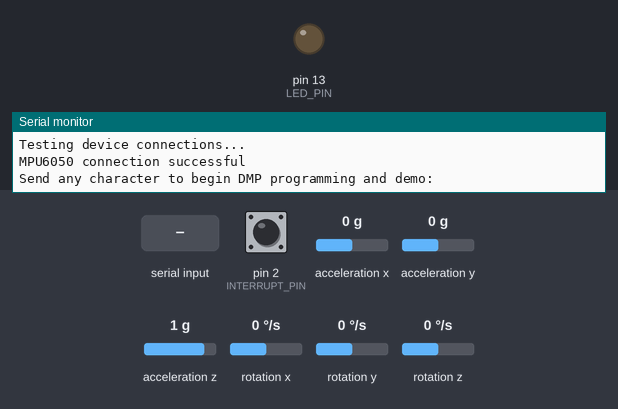
Bench run of a sketch on a simulated Arduino Leonardo, built with avr-gcc and run on an emulated ATmega32U4. On the bench: output pins drawn as LEDs (lit = HIGH), the last lines printed to the serial monitor. Dashed ring = blinking. The test bench sets the inputs (shaded band); at power-on: acceleration x 0 g, rotation z 0 °/s, acceleration z 1 g, acceleration y 0 g, pin 2 (INTERRUPT_PIN) LOW, rotation x 0 °/s, rotation y 0 °/s. The sensor or clock chip raises its interrupt line as the real part does.

Above: at 0.8 s.
0.9 s: "1\n" received over Serial
At 1.58 s:
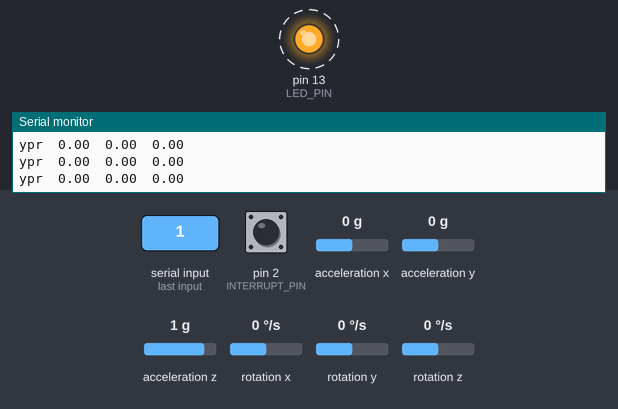
3.9 s: acceleration x set to -1.4 g
6.9 s: rotation z set to 100 °/s
9.9 s: acceleration z set to -1.4 g
12.9 s: acceleration y set to -1.4 g
Timing chart, 0 to 19.9 s (numbered marks = the images above; inputs shaded):
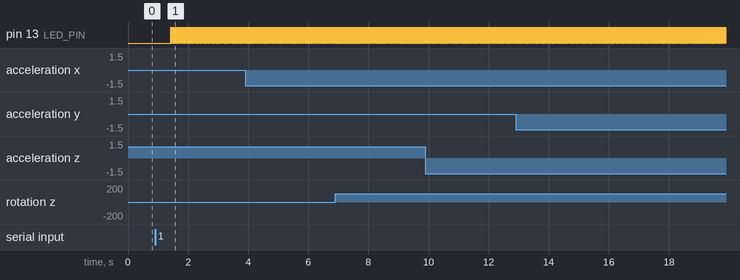

The sketch:

MPU6050_DMP6.ino
```cpp
#define MPU6050_INCLUDE_DMP_MOTIONAPPS20
#include <I2Cdev.h>
#include <MPU6050.h>
#include <MPU6050_6Axis_MotionApps20.h>
#include <helper_3dmath.h>


// I2C device class (I2Cdev) demonstration Arduino sketch for MPU6050 class using DMP (MotionApps v2.0)
// 6/21/2012 by Jeff Rowberg <jeff@rowberg.net>
// Updates should (hopefully) always be available at https://github.com/jrowberg/i2cdevlib
//
// Changelog:
//      2019-07-08 - Added Auto Calibration and offset generator
//		   - and altered FIFO retrieval sequence to avoid using blocking code
//      2016-04-18 - Eliminated a potential infinite loop
//      2013-05-08 - added seamless Fastwire support
//                 - added note about gyro calibration
//      2012-06-21 - added note about Arduino 1.0.1 + Leonardo compatibility error
//      2012-06-20 - improved FIFO overflow handling and simplified read process
//      2012-06-19 - completely rearranged DMP initialization code and simplification
//      2012-06-13 - pull gyro and accel data from FIFO packet instead of reading directly
//      2012-06-09 - fix broken FIFO read sequence and change interrupt detection to RISING
//      2012-06-05 - add gravity-compensated initial reference frame acceleration output
//                 - add 3D math helper file to DMP6 example sketch
//                 - add Euler output and Yaw/Pitch/Roll output formats
//      2012-06-04 - remove accel offset clearing for better results (thanks Sungon Lee)
//      2012-06-01 - fixed gyro sensitivity to be 2000 deg/sec instead of 250
//      2012-05-30 - basic DMP initialization working

/* ============================================
I2Cdev device library code is placed under the MIT license
Copyright (c) 2012 Jeff Rowberg

Permission is hereby granted, free of charge, to any person obtaining a copy
of this software and associated documentation files (the "Software"), to deal
in the Software without restriction, including without limitation the rights
to use, copy, modify, merge, publish, distribute, sublicense, and/or sell
copies of the Software, and to permit persons to whom the Software is
furnished to do so, subject to the following conditions:

The above copyright notice and this permission notice shall be included in
all copies or substantial portions of the Software.

THE SOFTWARE IS PROVIDED "AS IS", WITHOUT WARRANTY OF ANY KIND, EXPRESS OR
IMPLIED, INCLUDING BUT NOT LIMITED TO THE WARRANTIES OF MERCHANTABILITY,
FITNESS FOR A PARTICULAR PURPOSE AND NONINFRINGEMENT. IN NO EVENT SHALL THE
AUTHORS OR COPYRIGHT HOLDERS BE LIABLE FOR ANY CLAIM, DAMAGES OR OTHER
LIABILITY, WHETHER IN AN ACTION OF CONTRACT, TORT OR OTHERWISE, ARISING FROM,
OUT OF OR IN CONNECTION WITH THE SOFTWARE OR THE USE OR OTHER DEALINGS IN
THE SOFTWARE.
===============================================
*/

// I2Cdev and MPU6050 must be installed as libraries, or else the .cpp/.h files
// for both classes must be in the include path of your project
#include "I2Cdev.h"

#include "MPU6050_6Axis_MotionApps20.h"
//#include "MPU6050.h" // not necessary if using MotionApps include file

// Arduino Wire library is required if I2Cdev I2CDEV_ARDUINO_WIRE implementation
// is used in I2Cdev.h
#if I2CDEV_IMPLEMENTATION == I2CDEV_ARDUINO_WIRE
    #include "Wire.h"
#endif

// class default I2C address is 0x68
// specific I2C addresses may be passed as a parameter here
// AD0 low = 0x68 (default for SparkFun breakout and InvenSense evaluation board)
// AD0 high = 0x69
MPU6050 mpu;
//MPU6050 mpu(0x69); // <-- use for AD0 high

/* =========================================================================
   NOTE: In addition to connection 3.3v, GND, SDA, and SCL, this sketch
   depends on the MPU-6050's INT pin being connected to the Arduino's
   external interrupt #0 pin. On the Arduino Uno and Mega 2560, this is
   digital I/O pin 2.
 * ========================================================================= */

/* =========================================================================
   NOTE: Arduino v1.0.1 with the Leonardo board generates a compile error
   when using Serial.write(buf, len). The Teapot output uses this method.
   The solution requires a modification to the Arduino USBAPI.h file, which
   is fortunately simple, but annoying. This will be fixed in the next IDE
   release. For more info, see these links:

   http://arduino.cc/forum/index.php/topic,109987.0.html
   http://code.google.com/p/arduino/issues/detail?id=958
 * ========================================================================= */


// uncomment "OUTPUT_READABLE_QUATERNION" if you want to see the actual
// quaternion components in a [w, x, y, z] format (not best for parsing
// on a remote host such as Processing or something though)
//#define OUTPUT_READABLE_QUATERNION

// uncomment "OUTPUT_READABLE_EULER" if you want to see Euler angles
// (in degrees) calculated from the quaternions coming from the FIFO.
// Note that Euler angles suffer from gimbal lock (for more info, see
// http://en.wikipedia.org/wiki/Gimbal_lock)
//#define OUTPUT_READABLE_EULER

// uncomment "OUTPUT_READABLE_YAWPITCHROLL" if you want to see the yaw/
// pitch/roll angles (in degrees) calculated from the quaternions coming
// from the FIFO. Note this also requires gravity vector calculations.
// Also note that yaw/pitch/roll angles suffer from gimbal lock (for
// more info, see: http://en.wikipedia.org/wiki/Gimbal_lock)
#define OUTPUT_READABLE_YAWPITCHROLL

// uncomment "OUTPUT_READABLE_REALACCEL" if you want to see acceleration
// components with gravity removed. This acceleration reference frame is
// not compensated for orientation, so +X is always +X according to the
// sensor, just without the effects of gravity. If you want acceleration
// compensated for orientation, us OUTPUT_READABLE_WORLDACCEL instead.
//#define OUTPUT_READABLE_REALACCEL

// uncomment "OUTPUT_READABLE_WORLDACCEL" if you want to see acceleration
// components with gravity removed and adjusted for the world frame of
// reference (yaw is relative to initial orientation, since no magnetometer
// is present in this case). Could be quite handy in some cases.
//#define OUTPUT_READABLE_WORLDACCEL

// uncomment "OUTPUT_TEAPOT" if you want output that matches the
// format used for the InvenSense teapot demo
//#define OUTPUT_TEAPOT


#define INTERRUPT_PIN 2  // use pin 2 on Arduino Uno & most boards
#define LED_PIN 13 // (Arduino is 13, Teensy is 11, Teensy++ is 6)
bool blinkState = false;

// MPU control/status vars
bool dmpReady = false;  // set true if DMP init was successful
uint8_t mpuIntStatus;   // holds actual interrupt status byte from MPU
uint8_t devStatus;      // return status after each device operation (0 = success, !0 = error)
uint16_t packetSize;    // expected DMP packet size (default is 42 bytes)
uint16_t fifoCount;     // count of all bytes currently in FIFO
uint8_t fifoBuffer[64]; // FIFO storage buffer

// orientation/motion vars
Quaternion q;           // [w, x, y, z]         quaternion container
VectorInt16 aa;         // [x, y, z]            accel sensor measurements
VectorInt16 aaReal;     // [x, y, z]            gravity-free accel sensor measurements
VectorInt16 aaWorld;    // [x, y, z]            world-frame accel sensor measurements
VectorFloat gravity;    // [x, y, z]            gravity vector
float euler[3];         // [psi, theta, phi]    Euler angle container
float ypr[3];           // [yaw, pitch, roll]   yaw/pitch/roll container and gravity vector

// packet structure for InvenSense teapot demo
uint8_t teapotPacket[14] = { '$', 0x02, 0,0, 0,0, 0,0, 0,0, 0x00, 0x00, '\r', '\n' };


// ================================================================
// ===               INTERRUPT DETECTION ROUTINE                ===
// ================================================================

volatile bool mpuInterrupt = false;     // indicates whether MPU interrupt pin has gone high
void dmpDataReady() {
    mpuInterrupt = true;
}


// ================================================================
// ===                      INITIAL SETUP                       ===
// ================================================================

void setup() {
    // join I2C bus (I2Cdev library doesn't do this automatically)
    #if I2CDEV_IMPLEMENTATION == I2CDEV_ARDUINO_WIRE
        Wire.begin();
        Wire.setClock(400000); // 400kHz I2C clock. Comment this line if having compilation difficulties
    #elif I2CDEV_IMPLEMENTATION == I2CDEV_BUILTIN_FASTWIRE
        Fastwire::setup(400, true);
    #endif

    // initialize serial communication
    // (115200 chosen because it is required for Teapot Demo output, but it's
    // really up to you depending on your project)
    Serial.begin(115200);
    while (!Serial); // wait for Leonardo enumeration, others continue immediately

    // NOTE: 8MHz or slower host processors, like the Teensy @ 3.3V or Arduino
    // Pro Mini running at 3.3V, cannot handle this baud rate reliably due to
    // the baud timing being too misaligned with processor ticks. You must use
    // 38400 or slower in these cases, or use some kind of external separate
    // crystal solution for the UART timer.

    // initialize device
    Serial.println(F("Initializing I2C devices..."));
    mpu.initialize();
    pinMode(INTERRUPT_PIN, INPUT);

    // verify connection
    Serial.println(F("Testing device connections..."));
    Serial.println(mpu.testConnection() ? F("MPU6050 connection successful") : F("MPU6050 connection failed"));

    // wait for ready
    Serial.println(F("\nSend any character to begin DMP programming and demo: "));
    while (Serial.available() && Serial.read()); // empty buffer
    while (!Serial.available());                 // wait for data
    while (Serial.available() && Serial.read()); // empty buffer again

    // load and configure the DMP
    Serial.println(F("Initializing DMP..."));
    devStatus = mpu.dmpInitialize();

    // supply your own gyro offsets here, scaled for min sensitivity
    mpu.setXGyroOffset(220);
    mpu.setYGyroOffset(76);
    mpu.setZGyroOffset(-85);
    mpu.setZAccelOffset(1788); // 1688 factory default for my test chip

    // make sure it worked (returns 0 if so)
    if (devStatus == 0) {
        // Calibration Time: generate offsets and calibrate our MPU6050
        mpu.CalibrateAccel(6);
        mpu.CalibrateGyro(6);
        mpu.PrintActiveOffsets();
        // turn on the DMP, now that it's ready
        Serial.println(F("Enabling DMP..."));
        mpu.setDMPEnabled(true);

        // enable Arduino interrupt detection
        Serial.print(F("Enabling interrupt detection (Arduino external interrupt "));
        Serial.print(digitalPinToInterrupt(INTERRUPT_PIN));
        Serial.println(F(")..."));
        attachInterrupt(digitalPinToInterrupt(INTERRUPT_PIN), dmpDataReady, RISING);
        mpuIntStatus = mpu.getIntStatus();

        // set our DMP Ready flag so the main loop() function knows it's okay to use it
        Serial.println(F("DMP ready! Waiting for first interrupt..."));
        dmpReady = true;

        // get expected DMP packet size for later comparison
        packetSize = mpu.dmpGetFIFOPacketSize();
    } else {
        // ERROR!
        // 1 = initial memory load failed
        // 2 = DMP configuration updates failed
        // (if it's going to break, usually the code will be 1)
        Serial.print(F("DMP Initialization failed (code "));
        Serial.print(devStatus);
        Serial.println(F(")"));
    }

    // configure LED for output
    pinMode(LED_PIN, OUTPUT);
}


// ================================================================
// ===                    MAIN PROGRAM LOOP                     ===
// ================================================================

void loop() {
    // if programming failed, don't try to do anything
    if (!dmpReady) return;
    // read a packet from FIFO
    if (mpu.dmpGetCurrentFIFOPacket(fifoBuffer)) { // Get the Latest packet
        #ifdef OUTPUT_READABLE_QUATERNION
            // display quaternion values in easy matrix form: w x y z
            mpu.dmpGetQuaternion(&q, fifoBuffer);
            Serial.print("quat\t");
            Serial.print(q.w);
            Serial.print("\t");
            Serial.print(q.x);
            Serial.print("\t");
            Serial.print(q.y);
            Serial.print("\t");
            Serial.println(q.z);
        #endif

        #ifdef OUTPUT_READABLE_EULER
            // display Euler angles in degrees
            mpu.dmpGetQuaternion(&q, fifoBuffer);
            mpu.dmpGetEuler(euler, &q);
            Serial.print("euler\t");
            Serial.print(euler[0] * 180/M_PI);
            Serial.print("\t");
            Serial.print(euler[1] * 180/M_PI);
            Serial.print("\t");
            Serial.println(euler[2] * 180/M_PI);
        #endif

        #ifdef OUTPUT_READABLE_YAWPITCHROLL
            // display Euler angles in degrees
            mpu.dmpGetQuaternion(&q, fifoBuffer);
            mpu.dmpGetGravity(&gravity, &q);
            mpu.dmpGetYawPitchRoll(ypr, &q, &gravity);
            Serial.print("ypr\t");
            Serial.print(ypr[0] * 180/M_PI);
            Serial.print("\t");
            Serial.print(ypr[1] * 180/M_PI);
            Serial.print("\t");
            Serial.println(ypr[2] * 180/M_PI);
        #endif

        #ifdef OUTPUT_READABLE_REALACCEL
            // display real acceleration, adjusted to remove gravity
            mpu.dmpGetQuaternion(&q, fifoBuffer);
            mpu.dmpGetAccel(&aa, fifoBuffer);
            mpu.dmpGetGravity(&gravity, &q);
            mpu.dmpGetLinearAccel(&aaReal, &aa, &gravity);
            Serial.print("areal\t");
            Serial.print(aaReal.x);
            Serial.print("\t");
            Serial.print(aaReal.y);
            Serial.print("\t");
            Serial.println(aaReal.z);
        #endif

        #ifdef OUTPUT_READABLE_WORLDACCEL
            // display initial world-frame acceleration, adjusted to remove gravity
            // and rotated based on known orientation from quaternion
            mpu.dmpGetQuaternion(&q, fifoBuffer);
            mpu.dmpGetAccel(&aa, fifoBuffer);
            mpu.dmpGetGravity(&gravity, &q);
            mpu.dmpGetLinearAccel(&aaReal, &aa, &gravity);
            mpu.dmpGetLinearAccelInWorld(&aaWorld, &aaReal, &q);
            Serial.print("aworld\t");
            Serial.print(aaWorld.x);
            Serial.print("\t");
            Serial.print(aaWorld.y);
            Serial.print("\t");
            Serial.println(aaWorld.z);
        #endif

        #ifdef OUTPUT_TEAPOT
            // display quaternion values in InvenSense Teapot demo format:
            teapotPacket[2] = fifoBuffer[0];
            teapotPacket[3] = fifoBuffer[1];
            teapotPacket[4] = fifoBuffer[4];
            teapotPacket[5] = fifoBuffer[5];
            teapotPacket[6] = fifoBuffer[8];
            teapotPacket[7] = fifoBuffer[9];
            teapotPacket[8] = fifoBuffer[12];
            teapotPacket[9] = fifoBuffer[13];
            Serial.write(teapotPacket, 14);
            teapotPacket[11]++; // packetCount, loops at 0xFF on purpose
        #endif

        // blink LED to indicate activity
        blinkState = !blinkState;
        digitalWrite(LED_PIN, blinkState);
    }
}
```

Measured:
- after the input at 0.9 s, pin 13 (LED_PIN): alternates HIGH for 0.01 s and LOW for 0.01 s, starting after 0.51 s
